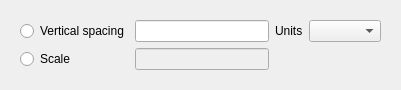
<?xml version="1.0" encoding="UTF-8"?>
<ui version="4.0">
 <class>TracksScaleWidget</class>
 <widget class="QWidget" name="TracksScaleWidget">
  <property name="geometry">
   <rect>
    <x>0</x>
    <y>0</y>
    <width>401</width>
    <height>67</height>
   </rect>
  </property>
  <property name="windowTitle">
   <string>Form</string>
  </property>
  <layout class="QVBoxLayout" name="verticalLayout">
   <item>
    <widget class="QWidget" name="widget_7" native="true">
     <layout class="QGridLayout" name="gridLayout_11">
      <item row="0" column="1">
       <widget class="QRadioButton" name="verticalSpacingRadioButton">
        <property name="text">
         <string>Vertical spacing</string>
        </property>
       </widget>
      </item>
      <item row="0" column="3">
       <widget class="QLabel" name="verticalSpacingUnitsLabel">
        <property name="text">
         <string>Units</string>
        </property>
       </widget>
      </item>
      <item row="0" column="2">
       <widget class="QLineEdit" name="verticalSpacingLineEdit"/>
      </item>
      <item row="0" column="4">
       <widget class="QComboBox" name="verticalSpacingUnitsComboBox">
        <property name="toolTip">
         <string>Screen units per well unit</string>
        </property>
       </widget>
      </item>
      <item row="1" column="1">
       <widget class="QRadioButton" name="scaleRadioButton">
        <property name="text">
         <string>Scale</string>
        </property>
       </widget>
      </item>
      <item row="1" column="2">
       <widget class="QLineEdit" name="scaleLineEdit">
        <property name="enabled">
         <bool>false</bool>
        </property>
       </widget>
      </item>
     </layout>
    </widget>
   </item>
  </layout>
 </widget>
 <resources/>
 <connections/>
</ui>
